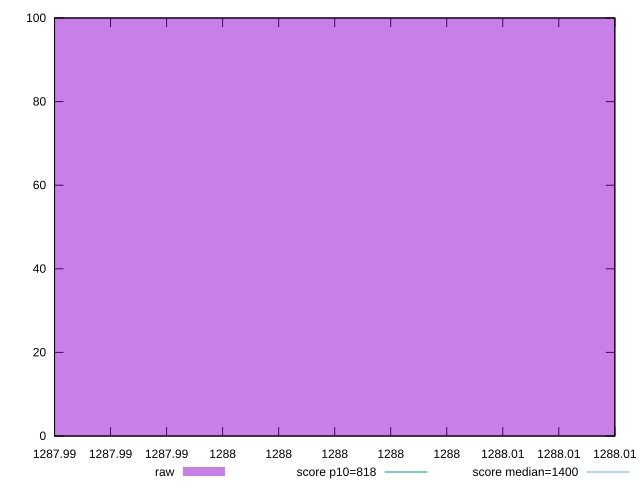

The script that saved this image:
reset

$raw <<EOF
1288 100
EOF

set key outside below
set boxwidth 0.1
set xrange [1287.99:1288.01]
set yrange [0:100]
set trange [0:100]
set style fill transparent solid 0.5 noborder

set parametric
set terminal svg size 640, 490 enhanced background rgb 'white'
set output "report/report_00029_2021-02-24T13-36-40.390Z/dom-size/samples/astro/raw/histogram.svg"

plot $raw title "raw" with boxes, \
     818,t title "score p10=818", \
     1400,t title "score median=1400"

reset
